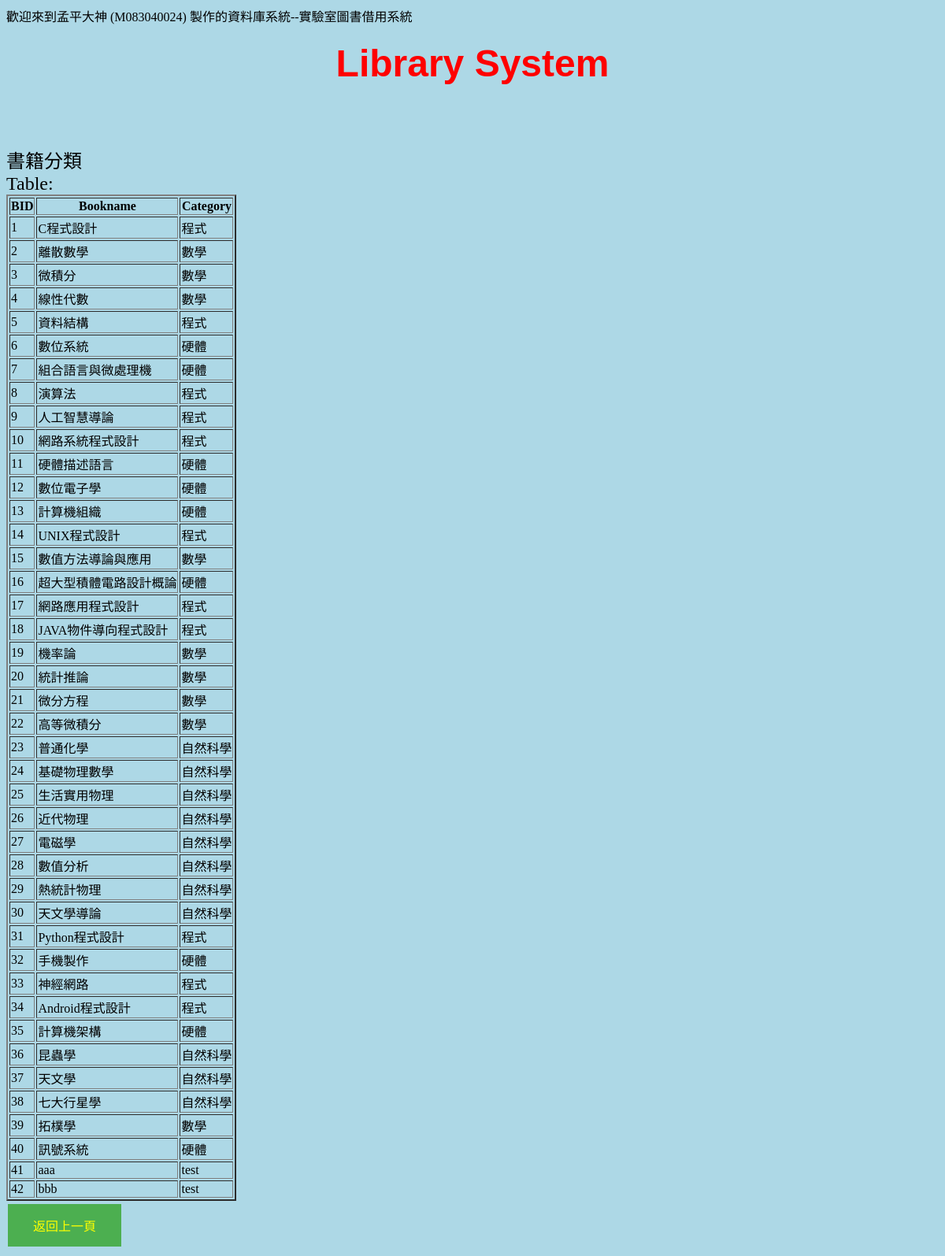
/PHP/categoryquery.php, run on the app's committed database.
### tables this page shows
CREATE TABLE `book` (
  `BID` int(30) NOT NULL,
  `Bname` text NOT NULL,
  `category` text NOT NULL,
  `startdate` datetime(6) DEFAULT NULL,
  `duedate` datetime(6) DEFAULT NULL,
  `PID` int(30) DEFAULT NULL
);

### PHP/categoryquery.php (the view, shortened to what this page needs)
<marquee behavior="alternate" bgcolor="ffcc00">歡迎來到孟平大神 (M083040024) 製作的資料庫系統--實驗室圖書借用系統</marquee>
<h1><font size="7" color="red" face="Arial"><center><b>Library System</b></center><br></font></h1>
<font size="5">書籍分類<br>Table:<br></font>
<table border="2">
    <tr>
        <th>BID</th>
        <th>Bookname</th>
        <th>Category</th>
    </tr>
    <tr>
<?php
    $name2 = !empty($_POST['name2'])?$_POST['name2']:NULL;
    $pdo = new PDO("mysql:host=localhost;dbname=t1", 'root', '');
    $query="select * from book where category like '$name2%'";
    $result=$pdo->query($query);
    while($row=$result->fetch())
    {
        echo '<td>'.$row['BID'].'</td>'."\r\n";
        echo '<td>'.$row['Bname'].'</td>'."\r\n";
        echo '<td>'.$row['category'].'</td>'."\r\n";
        echo '</tr>';
    }
?>
</table>
<a href="test.php" class="button">返回上一頁</a>

### PHP/categoryquery.php (style rules this page uses)
h1 { color: white; text-align: center; }
.button { background-color: #4CAF50; border: none; color: yellow; padding: 15px 32px; text-align: center; text-decoration: none; display: inline-block; font-size: 16px; margin: 4px 2px; cursor: pointer; }

### data on the page
book: BID "1", Bname "C程式設計", category "程式"
book: BID "2", Bname "離散數學", category "數學"
book: BID "3", Bname "微積分", category "數學"
book: BID "4", Bname "線性代數", category "數學"
book: BID "5", Bname "資料結構", category "程式"
book: BID "6", Bname "數位系統", category "硬體"
book: BID "7", Bname "組合語言與微處理機", category "硬體"
book: BID "8", Bname "演算法", category "程式"
book: BID "9", Bname "人工智慧導論", category "程式"
book: BID "10", Bname "網路系統程式設計", category "程式"
book: BID "11", Bname "硬體描述語言", category "硬體"
book: BID "12", Bname "數位電子學", category "硬體"
book: BID "13", Bname "計算機組織", category "硬體"
book: BID "14", Bname "UNIX程式設計", category "程式"
book: BID "15", Bname "數值方法導論與應用", category "數學"
book: BID "16", Bname "超大型積體電路設計概論", category "硬體"
book: BID "17", Bname "網路應用程式設計", category "程式"
book: BID "18", Bname "JAVA物件導向程式設計", category "程式"
book: BID "19", Bname "機率論", category "數學"
book: BID "20", Bname "統計推論", category "數學"
book: BID "21", Bname "微分方程", category "數學"
book: BID "22", Bname "高等微積分", category "數學"
book: BID "23", Bname "普通化學", category "自然科學"
book: BID "24", Bname "基礎物理數學", category "自然科學"
book: BID "25", Bname "生活實用物理", category "自然科學"
book: BID "26", Bname "近代物理", category "自然科學"
book: BID "27", Bname "電磁學", category "自然科學"
book: BID "28", Bname "數值分析", category "自然科學"
book: BID "29", Bname "熱統計物理", category "自然科學"
book: BID "30", Bname "天文學導論", category "自然科學"
book: BID "31", Bname "Python程式設計", category "程式"
book: BID "32", Bname "手機製作", category "硬體"
book: BID "33", Bname "神經網路", category "程式"
book: BID "34", Bname "Android程式設計", category "程式"
book: BID "35", Bname "計算機架構", category "硬體"
book: BID "36", Bname "昆蟲學", category "自然科學"
book: BID "37", Bname "天文學", category "自然科學"
book: BID "38", Bname "七大行星學", category "自然科學"
book: BID "39", Bname "拓樸學", category "數學"
book: BID "40", Bname "訊號系統", category "硬體"
book: BID "41", Bname "aaa", category "test"
book: BID "42", Bname "bbb", category "test"
